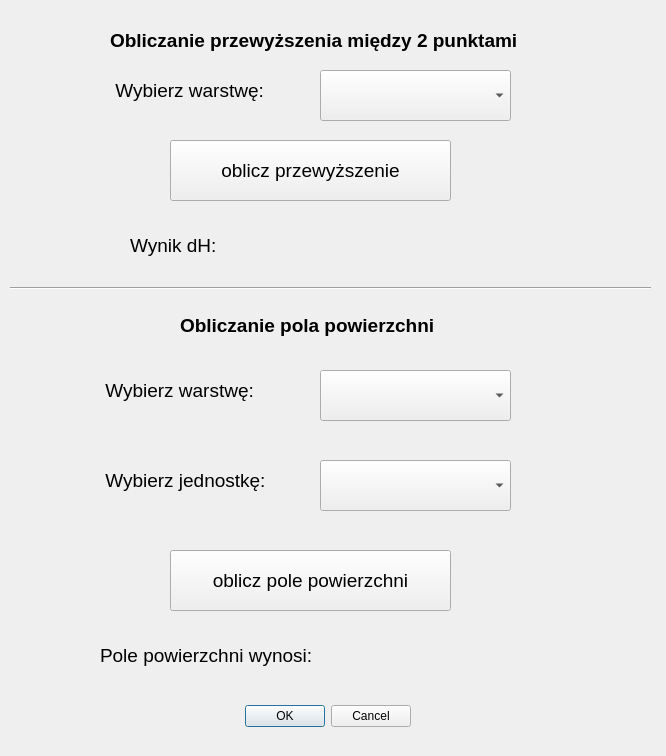
<?xml version="1.0" encoding="UTF-8"?>
<ui version="4.0">
 <class>wtyczka_projekt2DialogBase</class>
 <widget class="QDialog" name="wtyczka_projekt2DialogBase">
  <property name="geometry">
   <rect>
    <x>0</x>
    <y>0</y>
    <width>666</width>
    <height>756</height>
   </rect>
  </property>
  <property name="windowTitle">
   <string>wtyczka_projekt2</string>
  </property>
  <widget class="QDialogButtonBox" name="button_box">
   <property name="geometry">
    <rect>
     <x>70</x>
     <y>700</y>
     <width>341</width>
     <height>32</height>
    </rect>
   </property>
   <property name="orientation">
    <enum>Qt::Horizontal</enum>
   </property>
   <property name="standardButtons">
    <set>QDialogButtonBox::Cancel|QDialogButtonBox::Ok</set>
   </property>
  </widget>
  <widget class="QgsMapLayerComboBox" name="mMapLayerComboBox">
   <property name="geometry">
    <rect>
     <x>320</x>
     <y>70</y>
     <width>191</width>
     <height>51</height>
    </rect>
   </property>
  </widget>
  <widget class="QLabel" name="label_layer_choose">
   <property name="geometry">
    <rect>
     <x>110</x>
     <y>60</y>
     <width>191</width>
     <height>61</height>
    </rect>
   </property>
   <property name="font">
    <font>
     <pointsize>14</pointsize>
    </font>
   </property>
   <property name="text">
    <string> Wybierz warstwę:</string>
   </property>
  </widget>
  <widget class="QPushButton" name="pushButton_dh_calculate">
   <property name="geometry">
    <rect>
     <x>170</x>
     <y>140</y>
     <width>281</width>
     <height>61</height>
    </rect>
   </property>
   <property name="font">
    <font>
     <pointsize>14</pointsize>
    </font>
   </property>
   <property name="text">
    <string>oblicz przewyższenie</string>
   </property>
  </widget>
  <widget class="QLabel" name="label_dh_result_title">
   <property name="geometry">
    <rect>
     <x>130</x>
     <y>210</y>
     <width>141</width>
     <height>71</height>
    </rect>
   </property>
   <property name="font">
    <font>
     <pointsize>14</pointsize>
    </font>
   </property>
   <property name="text">
    <string>Wynik dH:</string>
   </property>
  </widget>
  <widget class="QLabel" name="label_dh_result">
   <property name="geometry">
    <rect>
     <x>360</x>
     <y>210</y>
     <width>171</width>
     <height>51</height>
    </rect>
   </property>
   <property name="font">
    <font>
     <pointsize>12</pointsize>
    </font>
   </property>
   <property name="text">
    <string/>
   </property>
  </widget>
  <widget class="QLabel" name="label_dh_title">
   <property name="geometry">
    <rect>
     <x>110</x>
     <y>20</y>
     <width>451</width>
     <height>41</height>
    </rect>
   </property>
   <property name="font">
    <font>
     <pointsize>14</pointsize>
     <weight>75</weight>
     <bold>true</bold>
    </font>
   </property>
   <property name="text">
    <string>Obliczanie przewyższenia między 2 punktami</string>
   </property>
  </widget>
  <widget class="QLabel" name="label_area_title">
   <property name="geometry">
    <rect>
     <x>180</x>
     <y>300</y>
     <width>321</width>
     <height>51</height>
    </rect>
   </property>
   <property name="font">
    <font>
     <pointsize>14</pointsize>
     <weight>75</weight>
     <bold>true</bold>
    </font>
   </property>
   <property name="text">
    <string>Obliczanie pola powierzchni</string>
   </property>
  </widget>
  <widget class="QLabel" name="label_layer_choose_area">
   <property name="geometry">
    <rect>
     <x>100</x>
     <y>360</y>
     <width>191</width>
     <height>61</height>
    </rect>
   </property>
   <property name="font">
    <font>
     <pointsize>14</pointsize>
    </font>
   </property>
   <property name="text">
    <string> Wybierz warstwę:</string>
   </property>
  </widget>
  <widget class="QgsMapLayerComboBox" name="mMapLayerComboBox_area">
   <property name="geometry">
    <rect>
     <x>320</x>
     <y>370</y>
     <width>191</width>
     <height>51</height>
    </rect>
   </property>
  </widget>
  <widget class="QPushButton" name="pushButton_area_calculate">
   <property name="geometry">
    <rect>
     <x>170</x>
     <y>550</y>
     <width>281</width>
     <height>61</height>
    </rect>
   </property>
   <property name="font">
    <font>
     <pointsize>14</pointsize>
    </font>
   </property>
   <property name="text">
    <string>oblicz pole powierzchni</string>
   </property>
  </widget>
  <widget class="QLabel" name="label_area_result_title">
   <property name="geometry">
    <rect>
     <x>100</x>
     <y>620</y>
     <width>221</width>
     <height>71</height>
    </rect>
   </property>
   <property name="font">
    <font>
     <pointsize>14</pointsize>
    </font>
   </property>
   <property name="text">
    <string>Pole powierzchni wynosi:</string>
   </property>
  </widget>
  <widget class="QLabel" name="label_area_result">
   <property name="geometry">
    <rect>
     <x>350</x>
     <y>630</y>
     <width>241</width>
     <height>51</height>
    </rect>
   </property>
   <property name="font">
    <font>
     <pointsize>12</pointsize>
    </font>
   </property>
   <property name="text">
    <string/>
   </property>
  </widget>
  <widget class="Line" name="line">
   <property name="geometry">
    <rect>
     <x>10</x>
     <y>280</y>
     <width>641</width>
     <height>16</height>
    </rect>
   </property>
   <property name="orientation">
    <enum>Qt::Horizontal</enum>
   </property>
  </widget>
  <widget class="QLabel" name="label_layer_choose_area_format">
   <property name="geometry">
    <rect>
     <x>100</x>
     <y>450</y>
     <width>191</width>
     <height>61</height>
    </rect>
   </property>
   <property name="font">
    <font>
     <pointsize>14</pointsize>
    </font>
   </property>
   <property name="text">
    <string> Wybierz jednostkę:</string>
   </property>
  </widget>
  <widget class="QComboBox" name="ComboBox_area_format">
   <property name="geometry">
    <rect>
     <x>320</x>
     <y>460</y>
     <width>191</width>
     <height>51</height>
    </rect>
   </property>
   <property name="font">
    <font>
     <pointsize>12</pointsize>
    </font>
   </property>
  </widget>
 </widget>
 <customwidgets>
  <customwidget>
   <class>QgsMapLayerComboBox</class>
   <extends>QComboBox</extends>
   <header>qgsmaplayercombobox.h</header>
  </customwidget>
 </customwidgets>
 <resources/>
 <connections>
  <connection>
   <sender>button_box</sender>
   <signal>accepted()</signal>
   <receiver>wtyczka_projekt2DialogBase</receiver>
   <slot>accept()</slot>
   <hints>
    <hint type="sourcelabel">
     <x>20</x>
     <y>20</y>
    </hint>
    <hint type="destinationlabel">
     <x>20</x>
     <y>20</y>
    </hint>
   </hints>
  </connection>
  <connection>
   <sender>button_box</sender>
   <signal>rejected()</signal>
   <receiver>wtyczka_projekt2DialogBase</receiver>
   <slot>reject()</slot>
   <hints>
    <hint type="sourcelabel">
     <x>20</x>
     <y>20</y>
    </hint>
    <hint type="destinationlabel">
     <x>20</x>
     <y>20</y>
    </hint>
   </hints>
  </connection>
 </connections>
</ui>
